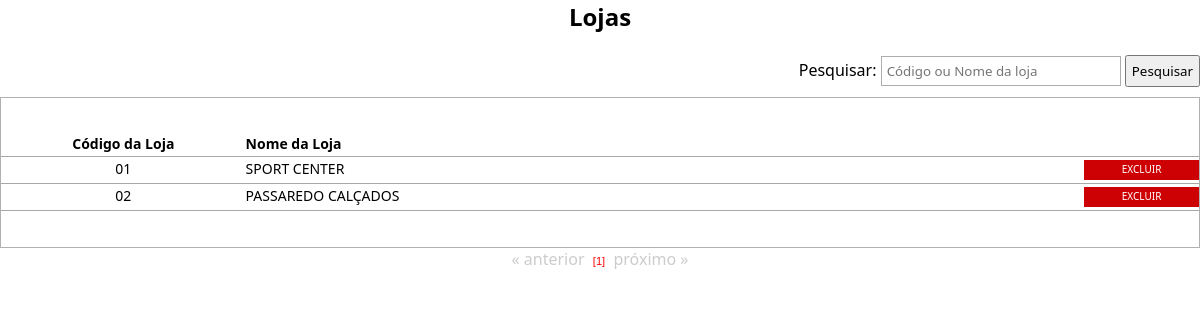
Before: /visualiza_loja.php with the older database file.
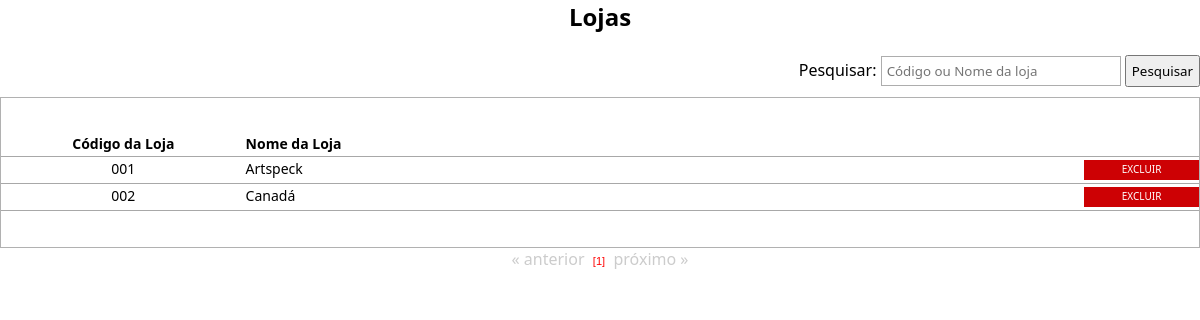
After: the same page with the newer database file.
### tables this page shows
CREATE TABLE `lojas` (
  `id_lojas` int(10) unsigned NOT NULL AUTO_INCREMENT,
  `cod_loja` varchar(5) DEFAULT NULL,
  `nome_loja` varchar(100) DEFAULT NULL,
  `fone_loja` varchar(15) NOT NULL,
  `nome_gerente` varchar(100) DEFAULT NULL,
  `end_loja` varchar(200) DEFAULT NULL,
  PRIMARY KEY (`id_lojas`)
);

### processos/database.php (called while the page is built, shortened)
<?php
function DBRead ($table, $params = null, $fields = '*') {
	$params = ($params) ? " {$params}" : null;
		$query = "SELECT {$fields} FROM {$table}{$params}";
		$result = DBExecute($query);
		if (!mysqli_num_rows($result))
			return false;
		else {
			while ($res = mysqli_fetch_assoc($result)) {
				$data[] = $res;
			}
			return $data;
		}
}
function DBExecute($query){
	$link = DBConnect();
	$result = @mysqli_query($link, $query) or die (mysqli_error($link));
	return $result;
}
?>

### visualiza_loja.php (the view, shortened to what this page needs)
<!doctype html>
<html>
<head>
<link href="css/style.css" rel="stylesheet" type="text/css">
<link href="css/style.css" rel="stylesheet" type="text/css">
<link rel="stylesheet" href="css/menu.css">
</head>
<body>
<center><h2> Lojas</h2></center>
<br />
<table width="100%" border="0" cellpadding="0" cellspacing="0" style="margin-bottom: 10px;">
	<tr>
		<td align="right">
        <?php
		require 'processos/database.php';
		?>
          <form  action="<?php echo htmlspecialchars($_SERVER["PHP_SELF"]);?>" method="post">
			Pesquisar: <input type="text" name="pesquisar" placeholder="Código ou Nome da loja" class="cod" style="margin-right:0;">
			<input type="submit" value="Pesquisar" style="height: 32px; padding: 0 5px 0 5px;">
		  </form>
		</td>
	</tr>
</table>
 <?php
 	if (empty($_POST['pesquisar'])) {
 ?>
<table width="100%" border="0" cellpadding="0" cellspacing="0" class="table">
	<tr class="linha">
		<td class="linha" width="20%" align="center"><b>Código da Loja</b></td>
		<td width="70%" class="linha"><b>Nome da Loja</b></td>
    <td width="10%" align="center" class="linha"></td>
	</tr>
<?php
  $numreg = 15;
  $inicial = $_GET['pg'] * $numreg;
	$lojas = DBRead ("lojas", "ORDER BY cod_loja ASC LIMIT $inicial, $numreg", "id_lojas, cod_loja, nome_loja");
  $sql = DBRead ("lojas");
  $quant = count($sql);
  foreach ($lojas as $lj) {
		?>
	<tr onmouseover="ChangeColor(this, true);" onmouseout="ChangeColor(this, false);">
		<td class="linha" align="center" valign="middle" onclick="DoNav('altera_loja.php?id=<?php echo $lj['id_lojas'];?>');">
			<?php echo $lj['cod_loja'];?>
		</td>
		<td class="linha espaco" valign="middle" onclick="DoNav('altera_loja.php?id=<?php echo $lj['id_lojas'];?>');">
			<?php echo $lj['nome_loja']; ?>
		</td>
    <td class="linha espaco" valign="middle">
			<span class="excluir"><a href="javascript:aviso('<?=$lj['id_lojas'];?>');">Excluir</a></span>
		</td>
	</tr>
<?php
	}
?>
</table>
<center>
<?php
  require "paginacao.php";
	}
?>
</center>
</body>
</html>

### paginacao.php (shortened to what this page needs)
<?php
$quant_pg = ceil($quant/$numreg);
$quant_pg++;
if ( @$_GET['pg'] > 0) {
echo "<a href=".$_SERVER['PHP_SELF']."?pg=".(@$_GET['pg']-1)." class=pg ><b>&laquo; Anterior</b></a>";
} else {
echo "<font color=#CCCCCC>&laquo; anterior </font>";
}
for($i_pg=1; $i_pg<$quant_pg;$i_pg++) {
if (@$_GET['pg'] == ($i_pg-1)) {
echo "&nbsp;<span class=pgoff>[$i_pg]</span>&nbsp;";
} else {
$i_pg2 = $i_pg-1;
echo "&nbsp;<a href=".$_SERVER['PHP_SELF']."?pg=$i_pg2 class=pg><b>$i_pg</b></a>&nbsp;";
}
}
if ((@$_GET['pg']+2) < $quant_pg) {
echo "<a href=".$_SERVER['PHP_SELF']."?pg=".(@$_GET['pg']+1)." class=pg ><b>próximo &raquo;</b></a>";
} else {
echo "<font color=#CCCCCC>  próximo &raquo;</font>";
}
?>

### css/style.css (style rules this page uses)
html { height: 89%; padding: 0; margin: 0; }
body { height: 99%; padding: 0; margin: 0; }
* { padding: 0; margin: 0; font-family: Segoe, "Segoe UI", "DejaVu Sans", "Trebuchet MS", Verdana, sans-serif; }
.table { width: 100%; border: 1px solid #B1B1B1; padding: 3% 0 3% 0; }
.table td { font-size: 14px; padding: 0 0 3px 5px; }
.cod { width: 20%; height: 30px; border: 1px solid #ADADAD; padding: 0 5px 0 5px; }
.linha { border-bottom: 1px solid hsla(0,0%,66%,1.00); padding: 5px 3px 3px 3px; }
.espaco { padding-left: 70px; }
a { color: #000000; text-decoration: none; font-size: 14px; }
.excluir a { width: auto; display: block; text-decoration: none; color: #FFFFFF; font-size: 10px; margin-top: 3px; padding: 2px 10px 4px 10px; background-color: #CD0104; transition: all 0.5s linear; -o-transition: all 0.5s linear; -webkit-transition: all 0.5s linear; -moz-transition: all 0.5s linear; text-transform: uppercase; border:none; outline: none; cursor: pointer; -webkit-appearance:none; text-align: center; }

Changed rows visible on the page:
removed lojas: cod_loja "01", nome_loja "SPORT CENTER"
removed lojas: cod_loja "02", nome_loja "PASSAREDO CALÇADOS"
added lojas: cod_loja "001", nome_loja "Artspeck"
added lojas: cod_loja "002", nome_loja "Canadá"
